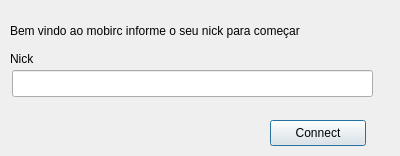
<?xml version="1.0" encoding="UTF-8"?>
<ui version="4.0">
 <class>Dialog</class>
 <widget class="QDialog" name="Dialog">
  <property name="geometry">
   <rect>
    <x>0</x>
    <y>0</y>
    <width>400</width>
    <height>156</height>
   </rect>
  </property>
  <property name="windowTitle">
   <string>Dialog</string>
  </property>
  <widget class="QLineEdit" name="txtNick">
   <property name="geometry">
    <rect>
     <x>12</x>
     <y>70</y>
     <width>361</width>
     <height>27</height>
    </rect>
   </property>
  </widget>
  <widget class="QPushButton" name="btOK">
   <property name="geometry">
    <rect>
     <x>270</x>
     <y>120</y>
     <width>96</width>
     <height>26</height>
    </rect>
   </property>
   <property name="text">
    <string>Connect</string>
   </property>
  </widget>
  <widget class="QLabel" name="label">
   <property name="geometry">
    <rect>
     <x>10</x>
     <y>50</y>
     <width>65</width>
     <height>17</height>
    </rect>
   </property>
   <property name="text">
    <string>Nick</string>
   </property>
  </widget>
  <widget class="QLabel" name="label_2">
   <property name="geometry">
    <rect>
     <x>10</x>
     <y>10</y>
     <width>381</width>
     <height>41</height>
    </rect>
   </property>
   <property name="text">
    <string>Bem vindo ao mobirc informe o seu nick para começar</string>
   </property>
  </widget>
 </widget>
 <resources/>
 <connections/>
</ui>
